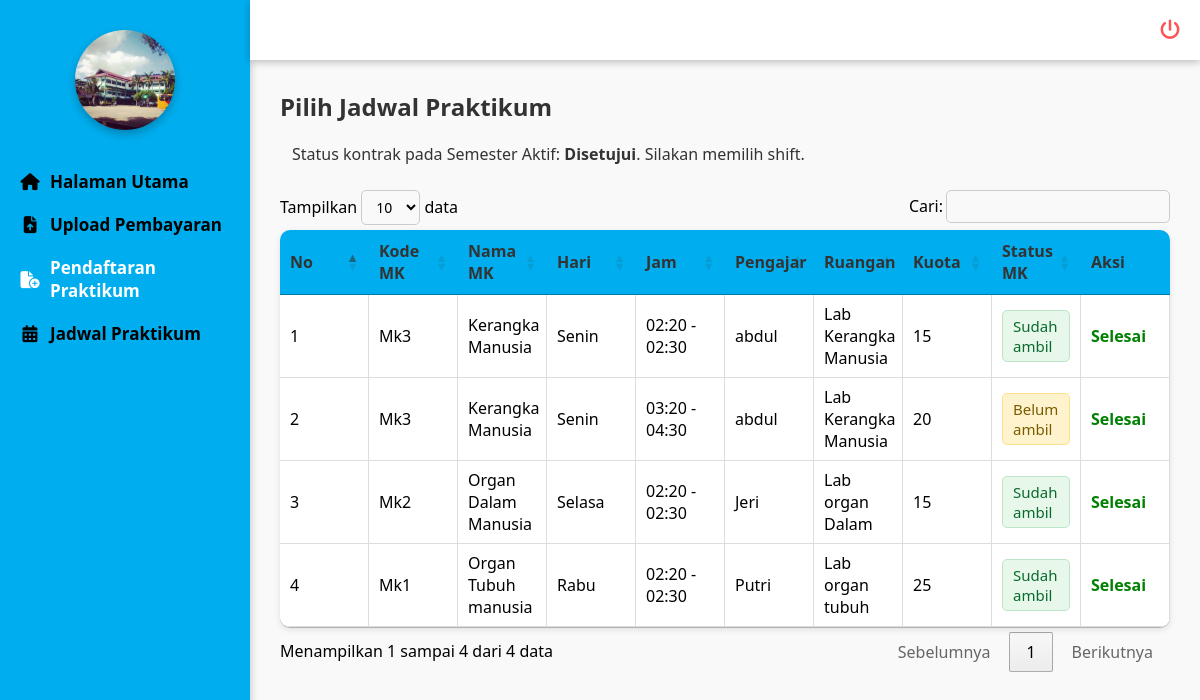
Screenshot of /mahasiswa/pendaftaran/pendaftaran.php (signed in) with the database file from the repository.
### tables this page shows
CREATE TABLE `jadwal_praktikum` (
  `id` int NOT NULL,
  `id_mk` int NOT NULL,
  `id_dosen` int NOT NULL,
  `id_ruangan` int NOT NULL,
  `id_semester` int NOT NULL,
  `hari` enum('Senin','Selasa','Rabu','Kamis','Jumat','Sabtu','Minggu') NOT NULL,
  `jam_mulai` time NOT NULL,
  `jam_selesai` time NOT NULL,
  `kuota` int NOT NULL,
  `kuota_awal` int DEFAULT NULL,
  `peserta` int NOT NULL DEFAULT '0'
);

CREATE TABLE `matakuliah_praktikum` (
  `id` int NOT NULL,
  `kode_mk` varchar(20) NOT NULL,
  `nama_mk` varchar(100) NOT NULL,
  `sks` int NOT NULL,
  `semester` varchar(10) NOT NULL,
  `id_semester` int DEFAULT NULL,
  `modul` varchar(255) DEFAULT NULL
);

CREATE TABLE `dosen` (
  `id` int NOT NULL,
  `nidn` varchar(20) NOT NULL,
  `nama` varchar(100) NOT NULL,
  `prodi` enum('Farmasi','Analis Kesehatan') NOT NULL,
  `jenis_kelamin` enum('Laki-laki','Perempuan') NOT NULL,
  `alamat` varchar(255) DEFAULT NULL,
  `no_hp` varchar(20) DEFAULT NULL,
  `user_id` int DEFAULT NULL
);

CREATE TABLE `ruangan` (
  `id` int NOT NULL,
  `kode_ruangan` varchar(20) NOT NULL,
  `nama_ruangan` varchar(100) NOT NULL,
  `kapasitas` int NOT NULL,
  `lokasi` varchar(100) NOT NULL
);

### mahasiswa/pendaftaran/pendaftaran.php (the view, shortened to what this page needs)
<?php
include '../../koneksi/sidebarmhs.php';
include '../../koneksi/koneksi.php';
function e($v){ return htmlspecialchars((string)($v ?? ''), ENT_QUOTES, 'UTF-8'); }
$id_mahasiswa = (int)($_SESSION['mhs_id'] ?? 0);
$qSem = mysqli_query($conn, "SELECT id, nama_semester, tahun_ajaran FROM semester WHERE status='Aktif' LIMIT 1");
$semAktif = mysqli_fetch_assoc($qSem);
$id_semester = $semAktif['id'] ?? null;
$kontrak = null;
if ($id_semester){
    $qKon = mysqli_query($conn, "
        SELECT id, status, mk_dikontrak
        FROM kontrak_mk
        WHERE id_mahasiswa='$id_mahasiswa' AND id_semester='$id_semester'
        ORDER BY id DESC LIMIT 1
    ");
    $kontrak = mysqli_fetch_assoc($qKon);
}
$status_bayar = $kontrak['status'] ?? null;
$mk_list_raw = [];
if (!empty($kontrak['mk_dikontrak'])) {
    foreach(explode(',', $kontrak['mk_dikontrak']) as $n){
        $n = trim($n);
        if($n!=='') $mk_list_raw[] = $n;
    }
}
$mk_sudah_dipilih = [];
$jadwal_sudah_diambil = [];
if ($id_semester){
    $qSudah = mysqli_query($conn, "
        SELECT id_mk, id_jadwal
        FROM pilihan_jadwal
        WHERE id_mahasiswa='$id_mahasiswa' AND id_semester='$id_semester'
    ");
    while($r = mysqli_fetch_assoc($qSudah)){
        $mk_sudah_dipilih[(int)$r['id_mk']] = true;
        $jadwal_sudah_diambil[(int)$r['id_jadwal']] = true;
    }
}
?>
<!doctype html>
<html>
<head>
<link rel="stylesheet" href="https://cdn.datatables.net/1.13.6/css/jquery.dataTables.min.css">
<link rel="stylesheet" href="https://cdnjs.cloudflare.com/ajax/libs/font-awesome/6.5.0/css/all.min.css">
</head>
<body>
<div class="konten_utama">
  <h2>Pilih Jadwal Praktikum</h2>
  <?php if(!$id_semester): ?>
    <div class="kotak_info info_peringatan">Belum ada <b>Semester</b> berstatus <b>Aktif</b>. Pemilihan jadwal dinonaktifkan.</div>
  <?php elseif(!$kontrak): ?>
    <div class="kotak_info info_peringatan">Anda belum mengirim kontrak/bukti bayar untuk Semester ini.</div>
  <?php elseif($status_bayar === 'Ditolak'): ?>
    <div class="kotak_info info_gagal">Status kontrak pada Semester Aktif: <b>Ditolak</b>. Silakan perbaiki pengajuan kontrak.</div>
  <?php elseif($status_bayar === 'Menunggu'): ?>
    <div class="kotak_info info_peringatan">Status kontrak pada Semester Aktif: <b>Menunggu</b>. Pemilihan jadwal akan aktif setelah <b>Disetujui</b>.</div>
  <?php else: ?>
    <div class="kotak_info info_sukses">Status kontrak pada Semester Aktif: <b>Disetujui</b>. Silakan memilih shift.</div>
  <?php endif; ?>
  <table id="tabel-jadwal" class="tabel_data">
    <thead>
      <tr>
        <th>No</th>
        <th>Kode MK</th>
        <th>Nama MK</th>
        <th>Hari</th>
        <th>Jam</th>
        <th>Pengajar</th>
        <th>Ruangan</th>
        <th>Kuota</th>
        <th>Status MK</th>
        <th>Aksi</th>
      </tr>
    </thead>
    <tbody>
<?php
$no=1;
$boleh_tampil = $id_semester && $kontrak && $status_bayar === 'Disetujui';
if ($boleh_tampil && count($mk_list_raw) > 0){
    $escaped = [];
    foreach($mk_list_raw as $nm){
        $escaped[] = "'" . mysqli_real_escape_string($conn, $nm) . "'";
    }
    $mk_in_sql = implode(',', $escaped);
    $sql = "
        SELECT jp.*, mk.kode_mk, mk.nama_mk, d.nama as pengajar, r.nama_ruangan
        FROM jadwal_praktikum jp
        LEFT JOIN matakuliah_praktikum mk ON jp.id_mk = mk.id
        LEFT JOIN dosen d ON jp.id_dosen = d.id
        LEFT JOIN ruangan r ON jp.id_ruangan = r.id
        WHERE jp.id_semester = '$id_semester'
          AND mk.nama_mk IN ($mk_in_sql)
          AND jp.kuota > 0
        ORDER BY mk.nama_mk ASC,
                 FIELD(jp.hari,'Senin','Selasa','Rabu','Kamis','Jumat','Sabtu','Minggu'),
                 jp.jam_mulai ASC
    ";
    $q = mysqli_query($conn, $sql);
    while($row = mysqli_fetch_assoc($q)){
        $jam = date('H:i', strtotime($row['jam_mulai'])) . ' - ' . date('H:i', strtotime($row['jam_selesai']));
        $mk_id = (int)$row['id_mk'];
        $id_jadwal_baris = (int)$row['id'];
        $sudah_ambil_jadwal = isset($jadwal_sudah_diambil[$id_jadwal_baris]);
        $sudah_ambil_mk = isset($mk_sudah_dipilih[$mk_id]);
        ?>
        <tr>
          <td data-label="No"><?= $no++; ?></td>
          <td data-label="Kode MK"><?= e($row['kode_mk']); ?></td>
          <td data-label="Nama MK"><?= e($row['nama_mk']); ?></td>
          <td data-label="Hari"><?= e($row['hari']); ?></td>
          <td data-label="Jam"><?= e($jam); ?></td>
          <td data-label="Pengajar"><?= e($row['pengajar']); ?></td>
          <td data-label="Ruangan"><?= e($row['nama_ruangan']); ?></td>
          <td data-label="Kuota"><?= e($row['kuota']); ?></td>
          <td data-label="Status MK">
            <?php if($sudah_ambil_jadwal): ?>
              <span class="lencana lencana_sukses">Sudah ambil</span>
            <?php else: ?>
              <span class="lencana lencana_peringatan">Belum ambil</span>
            <?php endif; ?>
          </td>
          <td data-label="Aksi">
            <?php if($sudah_ambil_jadwal || $sudah_ambil_mk): ?>
              <span style="color:green; font-weight:bold;">Selesai</span>
            <?php else: ?>
              <button class="tombol_umum tombol_tambah" onclick="pilihJadwal(<?= (int)$row['id']; ?>)">
                <i class="fa-solid fa-check"></i> Pilih
              </button>
            <?php endif; ?>
          </td>
        </tr>
        <?php
    }
}
?>
    </tbody>
  </table>
</div>
</body>
</html>

### koneksi/sidebarmhs.php (style rules this page uses)
* { margin:0; padding:0; box-sizing:border-box; font-family:'Segoe UI', Tahoma, Geneva, Verdana, sans-serif; }
body { display:flex; min-height:100vh; background:#f3f3f3; overflow-x:hidden; }

### mahasiswa/pendaftaran/pendaftaran.php (style rules this page uses)
.konten_utama { margin-left:250px; margin-top:60px; padding:30px; min-height:calc(100vh - 60px); background:#f9f9f9; font-family:Arial,sans-serif; }
.konten_utama h2 { margin-bottom:10px; color:#333; }
.kotak_info { margin:10px 0 15px 0; padding:10px 12px; border-radius:6px; }
.info_sukses { color:#333 }
.tabel_data { width:100%; border-collapse:collapse; background:white; border-radius:10px; overflow:hidden; box-shadow:0 2px 6px rgba(0,0,0,0.1); table-layout:fixed; }
.tabel_data th { background:#00AEEF; color:#333; text-align:left; padding:12px 15px; }
.tabel_data td { padding:12px 15px; border-bottom:1px solid #ddd; border-right:1px solid #ddd; }
.lencana { display:inline-block; padding:5px 10px; border-radius:5px; font-size:15px; }
.lencana_sukses { background:#e7f7e9; color:#096a2e; border:1px solid #bde5c8; }
.lencana_peringatan { background:#fff3cd; color:#7a5b00; border:1px solid #ffe08a; }

### rows the page displays
jadwal_praktikum: id_mk.kode_mk "Mk3", id_mk.nama_mk "Kerangka Manusia", hari "Senin", jam "02:20 - 02:30", id_dosen.nama "abdul", id_ruangan.nama_ruangan "Lab Kerangka Manusia", kuota "15", shows "Sudah ambil", shows "Selesai"
jadwal_praktikum: id_mk.kode_mk "Mk3", id_mk.nama_mk "Kerangka Manusia", hari "Senin", jam "03:20 - 04:30", id_dosen.nama "abdul", id_ruangan.nama_ruangan "Lab Kerangka Manusia", kuota "20", shows "Belum ambil", shows "Selesai"
jadwal_praktikum: id_mk.kode_mk "Mk2", id_mk.nama_mk "Organ Dalam Manusia", hari "Selasa", jam "02:20 - 02:30", id_dosen.nama "Jeri", id_ruangan.nama_ruangan "Lab organ Dalam", kuota "15", shows "Sudah ambil", shows "Selesai"
jadwal_praktikum: id_mk.kode_mk "Mk1", id_mk.nama_mk "Organ Tubuh manusia", hari "Rabu", jam "02:20 - 02:30", id_dosen.nama "Putri", id_ruangan.nama_ruangan "Lab organ tubuh", kuota "25", shows "Sudah ambil", shows "Selesai"
